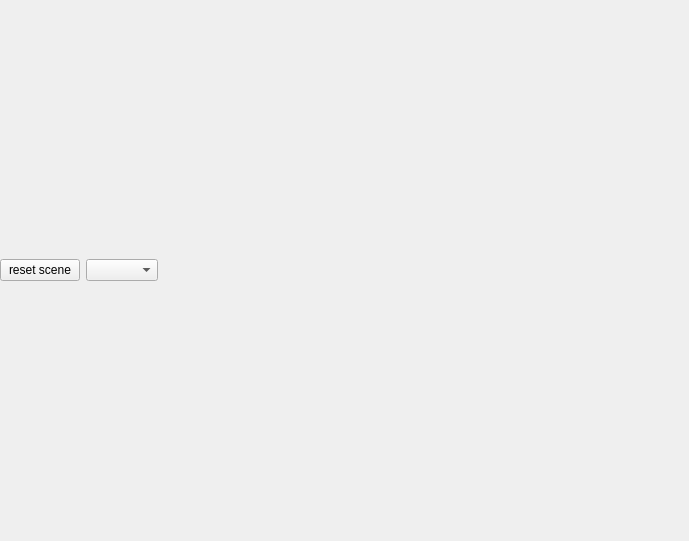
<?xml version="1.0" encoding="UTF-8"?>
<ui version="4.0">
 <class>MainWindow</class>
 <widget class="QMainWindow" name="MainWindow">
  <property name="windowModality">
   <enum>Qt::NonModal</enum>
  </property>
  <property name="geometry">
   <rect>
    <x>0</x>
    <y>0</y>
    <width>689</width>
    <height>541</height>
   </rect>
  </property>
  <property name="mouseTracking">
   <bool>false</bool>
  </property>
  <property name="acceptDrops">
   <bool>false</bool>
  </property>
  <property name="windowTitle">
   <string>MainWindow</string>
  </property>
  <widget class="QWidget" name="centralWidget">
   <layout class="QVBoxLayout" name="verticalLayout">
    <property name="leftMargin">
     <number>0</number>
    </property>
    <property name="topMargin">
     <number>0</number>
    </property>
    <property name="rightMargin">
     <number>0</number>
    </property>
    <property name="bottomMargin">
     <number>0</number>
    </property>
    <item>
     <layout class="QHBoxLayout" name="horizontalLayout">
      <item>
       <widget class="QPushButton" name="btn_reset_scene">
        <property name="text">
         <string>reset scene</string>
        </property>
       </widget>
      </item>
      <item>
       <widget class="QComboBox" name="combo_scenes"/>
      </item>
      <item>
       <spacer name="horizontalSpacer">
        <property name="orientation">
         <enum>Qt::Horizontal</enum>
        </property>
        <property name="sizeHint" stdset="0">
         <size>
          <width>40</width>
          <height>20</height>
         </size>
        </property>
       </spacer>
      </item>
     </layout>
    </item>
    <item>
     <layout class="QVBoxLayout" name="render"/>
    </item>
   </layout>
  </widget>
  <widget class="QMenuBar" name="menuBar">
   <property name="geometry">
    <rect>
     <x>0</x>
     <y>0</y>
     <width>689</width>
     <height>25</height>
    </rect>
   </property>
  </widget>
 </widget>
 <layoutdefault spacing="6" margin="11"/>
 <resources/>
 <connections/>
</ui>
